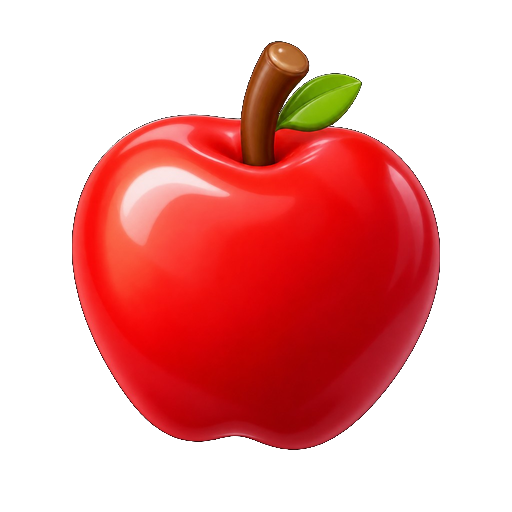
#> input picture assets/titles/fruit/01.png, 512 x 512 px; its folder holds 4 pictures in this run
$ python render_15s.py ../assets/titles/fruit/01.png
#> lines starting #> are read from the running program, lines starting #| are printed output that depends on the picture
#> in tile, `im=Image.new('RGBA',(184,234))`: im: PIL image 184x234 RGBA; every value is 0
"""Mahjong Rise / ONE MORE PAIR — deterministic 15 s motion graphic.

Run: python promo/render_15s.py [--preview]
Assets belong to the game. Music and sound design are synthesized here.
"""
from pathlib import Path
import math
import sys
import wave
import subprocess
from functools import lru_cache
import numpy as np
from PIL import Image, ImageDraw, ImageFont, ImageFilter

ROOT = Path(__file__).resolve().parents[1]
OUT = ROOT / 'promo' / 'Mahjong-Rise-15s.mp4'
BUILD = ROOT / 'promo' / '15s-build'
FFMPEG = Path(r'C:\Users\Main\AppData\Local\Programs\Python\Python312\Lib\site-packages\imageio_ffmpeg\binaries\ffmpeg-win-x86_64-v7.1.exe')
W, H, FPS, DUR = 1080, 1920, 30, 15
B = 15 / 32
CREAM = '#FFF6DD'
LIME = '#D9FF68'
DARK = '#07291F'
FONT = r'C:\Windows\Fonts\arialbd.ttf'
REG = r'C:\Windows\Fonts\segoeui.ttf'

def clamp(x): return max(0., min(1., x))
def prog(t,a,b): return clamp((t-a)/(b-a))
def ease(x): return 1-(1-clamp(x))**3
def back(x):
    x=clamp(x)-1
    return 1+2.70158*x**3+1.70158*x*x
def mix(a,b,p): return a+(b-a)*p

def load(path):
#> called with path = 'assets/titles/fruit/01.png'
    im=Image.open(ROOT / path).convert('RGBA')
#> im is the input picture: PIL image 512x512 RGBA; mean R, G, B, A 84.1, 15.5, 13.3, 103
    box=im.getchannel('A').getbbox()
#> box = (72, 41, 440, 450)
    return im.crop(box) if box else im

def fit(im,w=None,h=None):
#> called with w = 124
    if h is not None: w=round(im.width*h/im.height)
    else: h=round(im.height*w/im.width)
#> h = 138
    return im.resize((max(1,int(w)),max(1,int(h))),Image.Resampling.LANCZOS)
#> returned value: PIL image 124x138 RGBA

def place(c,im,x,y,scale=1,angle=0,alpha=1):
#> called with x = 88, y = 107, scale = 1, angle = 0, alpha = 1
    if scale<.005 or alpha<.005: return
    if abs(scale-1)>.002: im=fit(im,w=round(im.width*scale))
    if angle: im=im.rotate(angle,Image.Resampling.BICUBIC,expand=True)
    if alpha<.999:
        im=im.copy(); im.putalpha(im.getchannel('A').point(lambda a: round(a*clamp(alpha))))
    c.alpha_composite(im,(round(x-im.width/2),round(y-im.height/2)))

# [13 lines left out: functions text, title, not called in this run]

def label(c,s,y,color=LIME,size=28,x=515): place(c,text(s,size,color,REG),x,y)

def tile(idx):
    im=Image.new('RGBA',(184,234))
    d=ImageDraw.Draw(im)
    d.rounded_rectangle((8,12,181,231),28,fill='#A38C53')
    d.rounded_rectangle((2,2,175,219),28,fill='#E9D5A4')
    d.rounded_rectangle((2,2,175,206),25,fill='#FFF8E7')
    d.rounded_rectangle((9,8,169,201),20,outline='#FFFFFF',width=3)
    glyph=fit(load(f'assets/titles/fruit/{idx+1:02d}.png'),w=124)
    place(im,glyph,88,107)
    return im

TILES=[tile(i) for i in range(12)]
#> call 2 of load, with path = 'assets/titles/fruit/02.png'
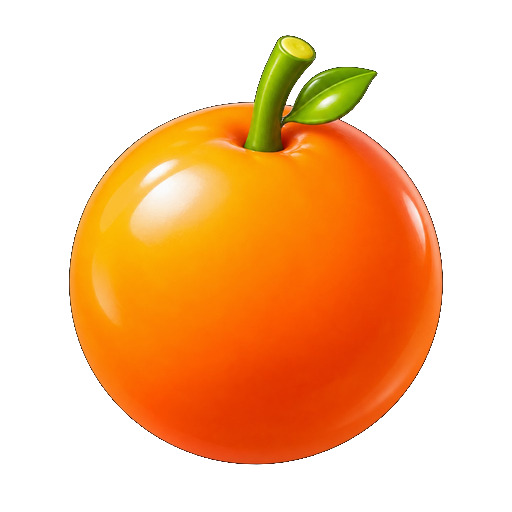
#> input picture assets/titles/fruit/02.png, 512 x 512 px
#> in load, im is the input picture: PIL image 512x512 RGBA; mean R, G, B, A 100.9, 50.8, 7.5, 109.3
#> in load (call 2), `box=im.getchannel('A').getbbox()`: box = (69, 35, 443, 465)
#> in load (call 2), `return im.crop(box) if box else im`:
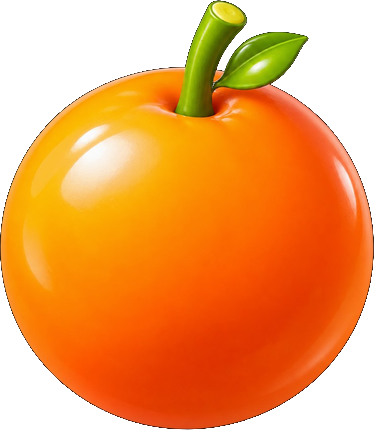
#> returned value: PIL image 374x430 RGBA; mean R, G, B, A 164.5, 82.8, 12.2, 178.2; transparent parts drawn white
#> call 3 of load, with path = 'assets/titles/fruit/03.png'
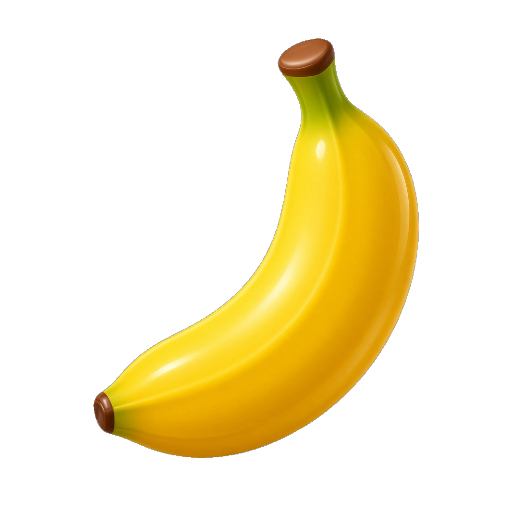
#> input picture assets/titles/fruit/03.png, 512 x 512 px
#> in load, im is the input picture: PIL image 512x512 RGBA; mean R, G, B, A 52.4, 41.5, 5.7, 59
#> in load (call 3), `box=im.getchannel('A').getbbox()`: box = (93, 38, 419, 458)
#> in load (call 3), `return im.crop(box) if box else im`:
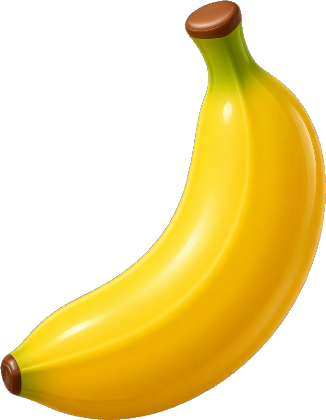
#> returned value: PIL image 326x420 RGBA; mean R, G, B, A 100.3, 79.4, 11, 113; transparent parts drawn white
#> call 4 of load, with path = 'assets/titles/fruit/04.png'
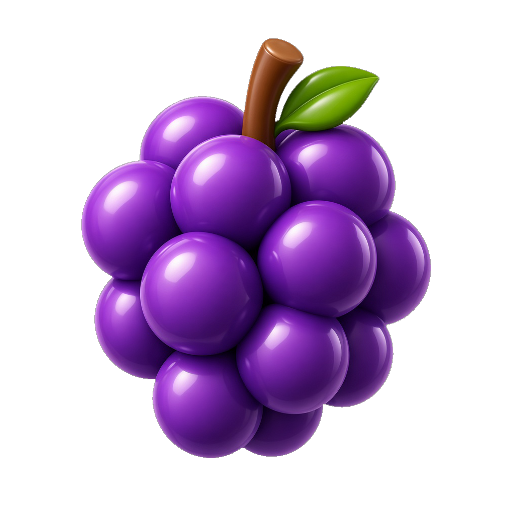
#> input picture assets/titles/fruit/04.png, 512 x 512 px
#> in load, im is the input picture: PIL image 512x512 RGBA; mean R, G, B, A 41.7, 19.5, 52.8, 95.4
#> in load (call 4), `box=im.getchannel('A').getbbox()`: box = (81, 38, 431, 458)
#> in load (call 4), `return im.crop(box) if box else im`:
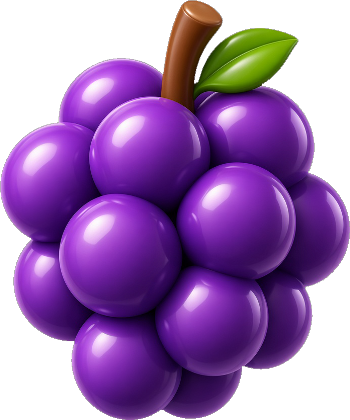
#> returned value: PIL image 350x420 RGBA; mean R, G, B, A 74.4, 34.7, 94.2, 170.1; transparent parts drawn white
#> call 4 of place, with x = 88, y = 107, scale = 1, angle = 0, alpha = 1
#> in place (call 4), `c.alpha_composite(im,(round(x-im.width/2),round(y-im.height/2)))`:
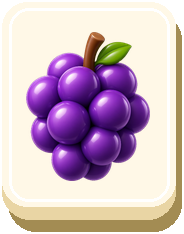
#> c: PIL image 184x234 RGBA; mean R, G, B, A 190.5, 167.4, 178.1, 239.5; transparent parts drawn white
#> (the run stopped early here; a loop or call above may not have finished)
